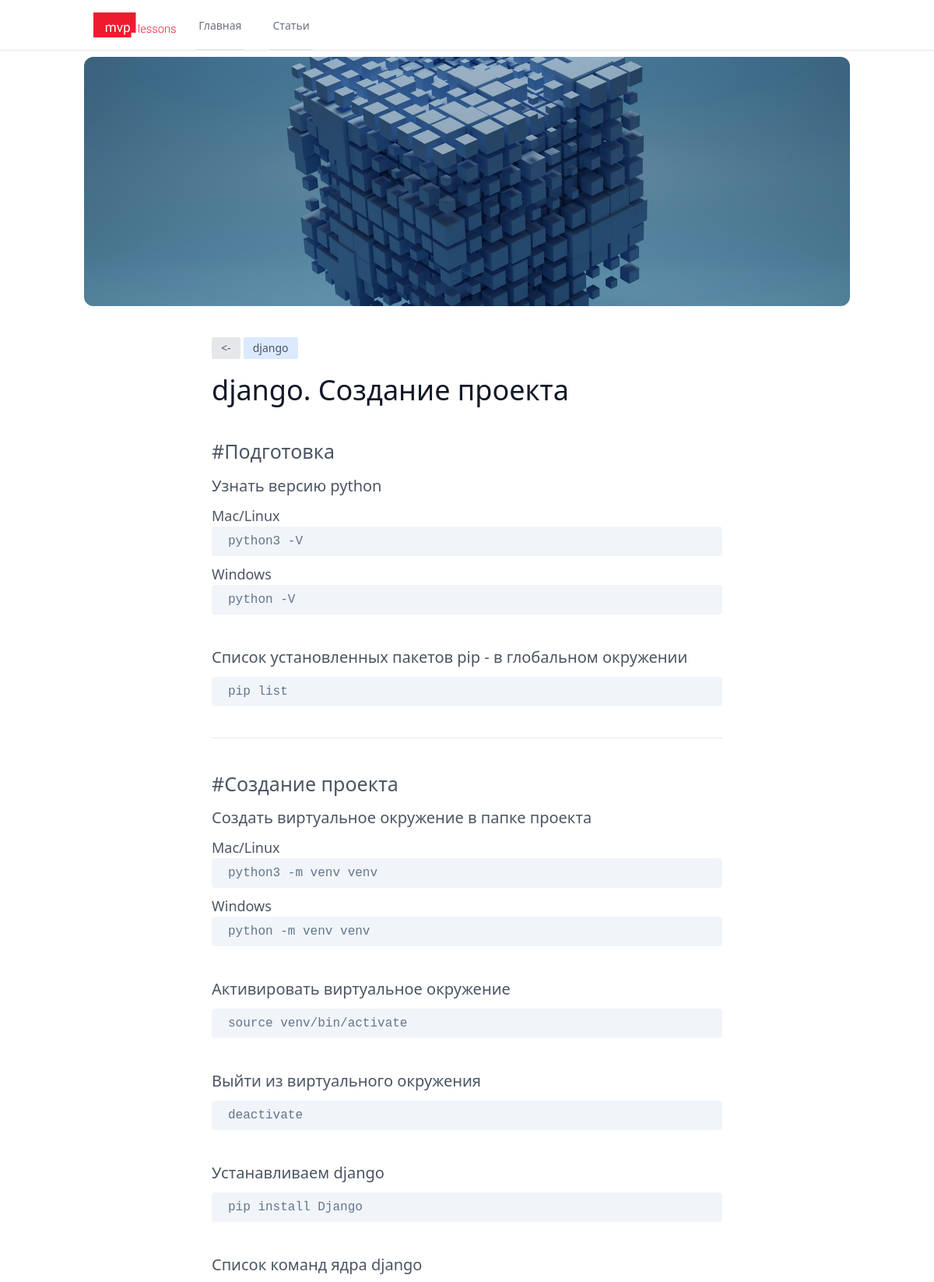
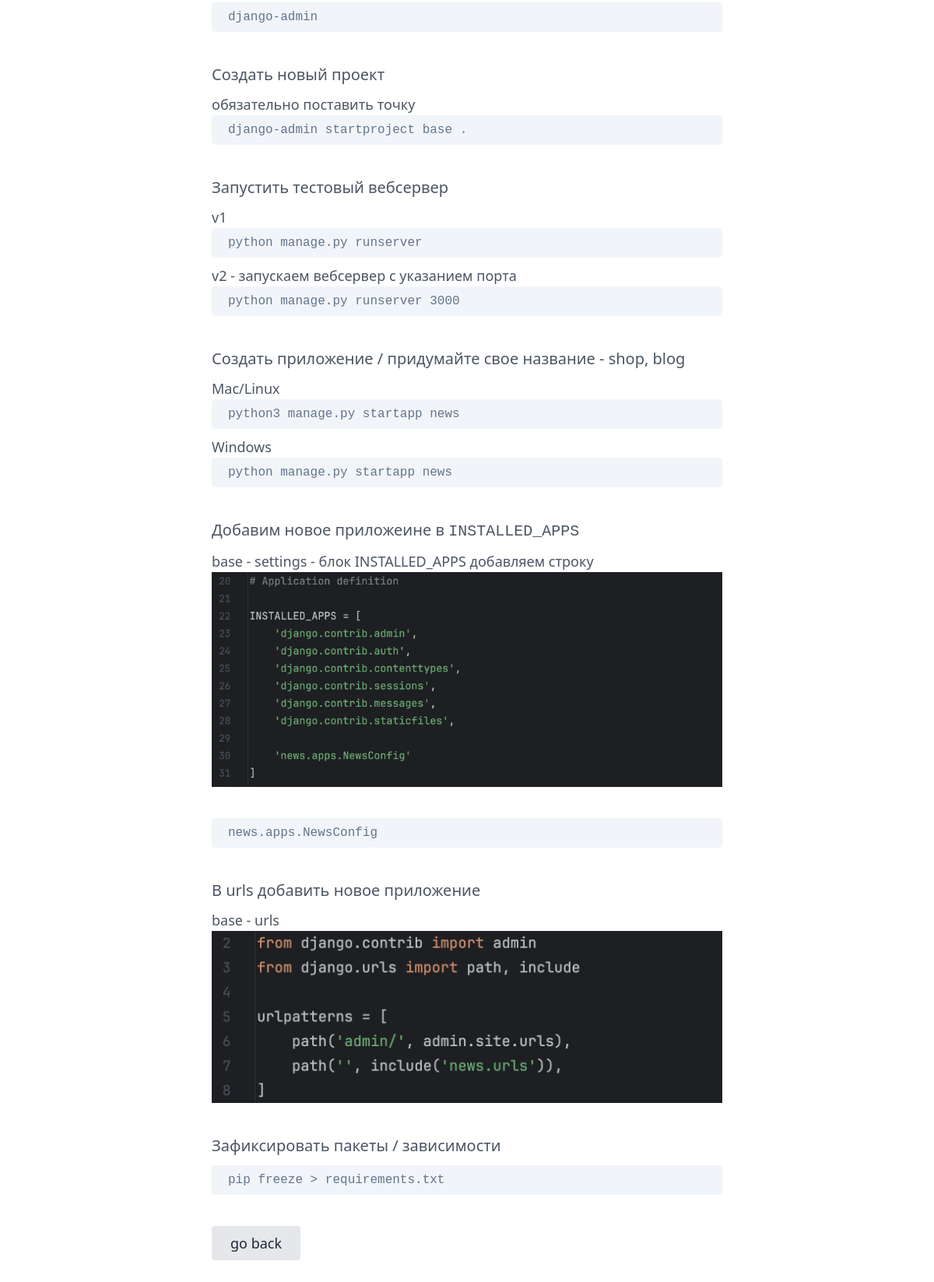
The page /articles/sozdanie-django-proekta on the database its author committed (2 pictures, top to bottom).
### mvpcode/models.py (models this page shows, shortened)
class Article(models.Model):
    rubric = models.CharField(max_length=255, verbose_name='Рубрика')
    title = models.CharField(max_length=255, verbose_name='Заголовок')
    slug = models.SlugField(max_length=255, unique=True, db_index=True, verbose_name='slug')
    cover_photo = models.ImageField(upload_to='photos/articles/')
    article_head_photo = models.ImageField(upload_to='photos/articles/')
    short = models.TextField(blank=True, verbose_name='Короткое описание')
    text = models.TextField(blank=True, verbose_name='Текст')
    sort = models.CharField(max_length=4, blank=True, verbose_name='Сортировка')
    time_create = models.DateTimeField(auto_now_add=True, verbose_name='Создание')
    time_update = models.DateTimeField(auto_now=True, verbose_name='Обновлено')
    is_published = models.BooleanField(default=True, verbose_name='Опубликован')
    catarticle = models.ForeignKey('Categoryarticle', on_delete=models.PROTECT)
    class Meta:
        verbose_name = 'Статья'
        verbose_name_plural = 'Статьи'
        ordering = ['time_create', 'title']

### mvpcode/views.py (the view)
# urls.py: path('articles/<slug:slug>', ArticlesDetail.as_view(), name='articledetail'),
class ArticlesDetail(DetailView):
    model = Article
    template_name = 'mvpcode/articledetail.html'
    slug_url_kwarg = 'slug'
    context_object_name = 'article'
    def get_context_data(self, **kwargs):
        context = super().get_context_data(**kwargs)
        article = context['article']
        html_text = mark_safe(markdown(article.text))
        context['html_text'] = html_text
        return context

### mvpcode/templatetags/mvpcode_extras.py (called while the page is built)
@register.filter()
def convert_markdown(value):
    return markdown.markdown(value)

### mvpcode/templates/mvpcode/articledetail.html (shortened to what this page needs)
{% extends 'mvpcode/layout.html' %}
{% load mvpcode_extras %}
{% load static %}
{% block content %}
<section class="text-gray-600 body-font mb-20">
  <div class="container mx-auto flex px-5  items-center justify-center flex-col">
    <img class="w-full h-80 mb-10 object-cover object-center rounded-xl" alt="hero"
         src="{{ article.article_head_photo.url }}">
    <div class="text-left lg:w-2/3 w-full">
      <a href="{% url 'articles' %}" class="text-sm inline-block bg-gray-200 hover:bg-gray-100 py-1 px-3 rounded-sm mb-5"><-</a>
      <div class="text-sm inline-block bg-blue-100 py-1 px-3 rounded-sm mb-5">
        {{ article.rubric }}
      </div>
      <h1 class="title-font sm:text-4xl text-3xl mb-10 font-medium text-gray-900">
        {{ article.title }}
      </h1>
        <div class=" mkdocsWrap">
          {{ article.text|convert_markdown|safe }}
        </div>
      <div class="flex justify-start">
        <a href="{% url 'articles' %}" class="inline-flex text-gray-800 bg-gray-200 border-0 py-2 px-6 focus:outline-none hover:bg-gray-100 rounded text-lg">go back</a>
      </div>
    </div>
  </div>
</section>
{% endblock %}

### mvpcode/static/mvpcode/css/main.css (style rules this page uses)
.mkdocsWrap { margin-bottom: 40px; }
.mkdocsWrap hr { margin-top: 10px; margin-bottom: 40px; }
.mkdocsWrap h2 { font-size: 25px; margin-bottom: 10px; }
.mkdocsWrap h3 { font-size: 20px; font-weight: 500; margin-bottom: 10px; }
.mkdocsWrap p { position: relative; margin-bottom: 40px; font-size: 18px; font-weight: 300; }
.mkdocsWrap p code { font-size: 16px; font-weight: 500; display: block; background-color: #f1f5f9; border: 1px solid #f1f5f9; color: #64748b; padding: 6px 20px; border-radius: 4px; margin-bottom: 10px; transition: ease 0.4s; }

### rows shown on the page
Article: article_head_photo (picture), rubric "django", title "django. Создание проекта", text|convert_markdown "#Подготовка Узнать версию python Mac/Linux python3 -V Windows python -V Список установленных пакетов pip - в глобальном окружении pip list #Создание проекта Создать виртуальное окружение в папке проекта Mac/Linux python3 -m venv venv Windows python -m venv venv Активировать виртуальное окружение source venv/bin/activate Выйти из виртуального окружения deactivate Устанавливаем django pip install Django Список команд ядра django django-admin Создать новый проект обязательно поставить точку django-admin startproject base . Запустить тестовый вебсервер v1 python manage.py runserver v2 - запускаем вебсервер с указанием порта python manage.py runserver 3000 Cоздать приложение / придумайте свое…", text|convert_markdown (picture)
